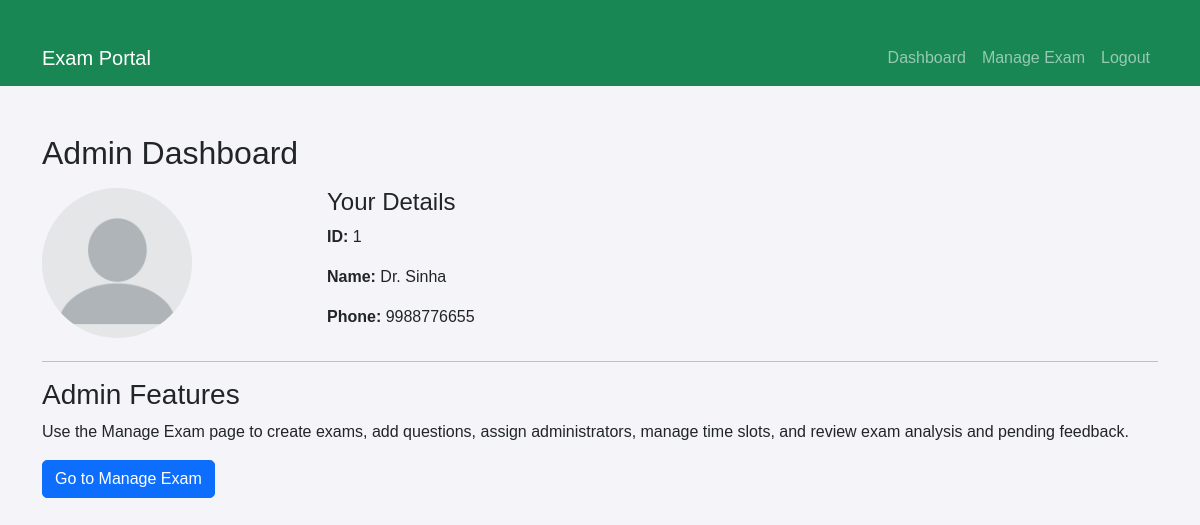
Page /pages/admin_dashboard.php (signed in) on the committed database.
### tables this page shows
CREATE TABLE
    examiners (
        EID BIGINT PRIMARY key auto_increment NOT NULL,
        name VARCHAR(25) NOT NULL,
        Phone_no VARCHAR(10) NOT NULL
    );

### pages/admin_dashboard.php (the view, shortened to what this page needs)
<?php
require_once '../include/dbh.inc.php';
$admin_id = $_SESSION['eid'];
$stmt = $pdo->prepare("SELECT * FROM examiners WHERE EID = ?");
$stmt->execute([$admin_id]);
$admin = $stmt->fetch(PDO::FETCH_ASSOC);
?>
<!DOCTYPE html>
<html lang="en">
<head>
    <link href="https://cdn.jsdelivr.net/npm/bootstrap@5.0.2/dist/css/bootstrap.min.css" rel="stylesheet">
    <link rel="stylesheet" href="../css/style.css">
</head>
<body>
    <?php include 'navbar.php'; ?>
    <div class="container mt-5">
        <h2>Admin Dashboard</h2>
        <div class="row mt-3">
            <div class="col-md-3">
                <img src="../assets/default.png" alt="Default Admin Photo" class="admin-photo img-fluid">
            </div>
            <div class="col-md-9">
                <h4>Your Details</h4>
                <p><strong>ID:</strong> <?php echo htmlspecialchars($admin['EID']); ?></p>
                <p><strong>Name:</strong> <?php echo htmlspecialchars($admin['name']); ?></p>
                <p><strong>Phone:</strong> <?php echo htmlspecialchars($admin['Phone_no']); ?></p>
            </div>
        </div>
        <hr>
        <h3>Admin Features</h3>
        <p>Use the Manage Exam page to create exams, add questions, assign administrators, manage time slots, and review exam analysis and pending feedback.</p>
        <a href="manage_exam.php" class="btn btn-primary">Go to Manage Exam</a>
    </div>
</body>
</html>

### css/style.css (style rules this page uses)
body { background-color: #f4f4f9; font-family: "Arial", sans-serif; }
.container { margin-top: 30px; }
.btn { border-radius: 5px; }

### pages/admin_dashboard.php (style rules this page uses)
.admin-photo { max-width: 150px; border-radius: 50%; }

### rows in the picture
examiners: EID "1", name "Dr. Sinha", Phone_no "9988776655"
